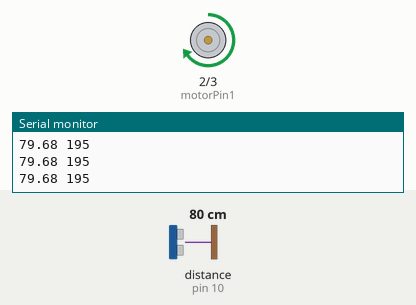
The sketch below on a simulated Arduino Uno, built with avr-gcc and run on an emulated ATmega328P. On the bench: motor-driver pin pairs drawn as motors (green arrow = first pin HIGH = forward, orange = second pin HIGH = backward, longer = more drive, scaled by the enable pin), the last lines printed to the serial monitor. Wiring (inferred from the names in the program): ultrasonic range finder: trigger pin 9; echo pin 10. The test bench sets the inputs (shaded band); at power-on: distance to the obstacle (sensor on pin 10) 80 cm. The echo pulse lasts 58.3 µs per cm.

Above: at 1.2 s.
1.3 s: distance to the obstacle (sensor on pin 10) set to 2 cm
At 2.2 s:
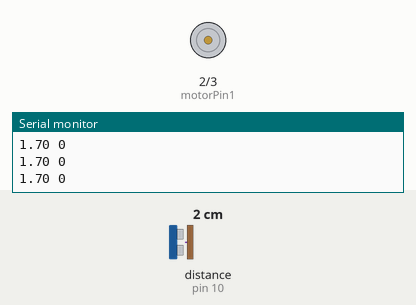
2.8 s: distance to the obstacle (sensor on pin 10) set to 18 cm
At 4.0 s:
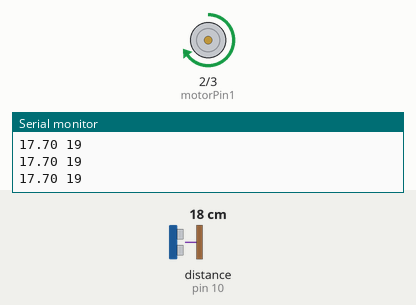
4.3 s: distance to the obstacle (sensor on pin 10) set to 35 cm
At 5.1 s:
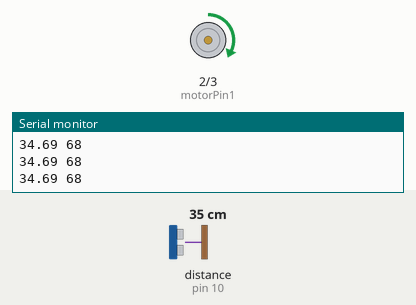
5.8 s: distance to the obstacle (sensor on pin 10) set to 60 cm
At 6.8 s:
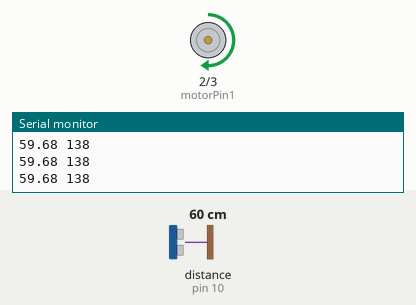
7.3 s: distance to the obstacle (sensor on pin 10) set to 4 cm
At 7.7 s:
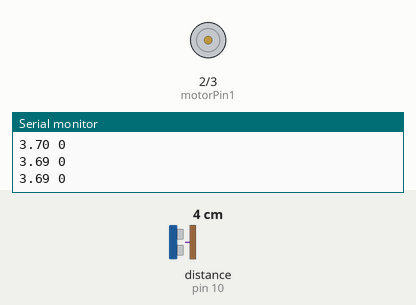
Timing chart, 0 to 9.8 s (numbered marks = the images above; inputs shaded):
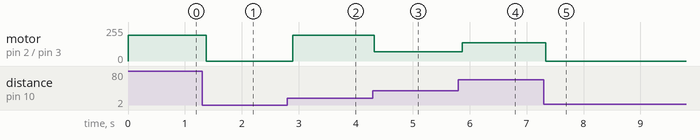

The sketch:

UltrasonicAndActuator.ino
```cpp
// Set ultrasonic pins
const int trigPin = 9;
const int echoPin = 10;
// defines variables
const int motorPin1 = 2;
const int motorPin2 = 3;
const int enablePin = 5;

// distance function
float getDistance() {
  digitalWrite(trigPin, LOW);
  delayMicroseconds(2);
  digitalWrite(trigPin, HIGH);
  delayMicroseconds(10);
  digitalWrite(trigPin, LOW);

  long duration = pulseIn(echoPin, HIGH);
  float distance = (duration * 0.0343) / 2; // Convert to cm
  return distance;
}

//map motor speed
int mapDistanceToSpeed(float distance) {
  int speed = map((int)distance, 10, 100, 0, 255); // Map distance (10-100 cm) to speed (0-255)
  return constrain(speed, 0, 255); // Ensure speed is between 0 and 255
}

//motor pins
void setupMotor() {
  pinMode(motorPin1, OUTPUT);
  pinMode(motorPin2, OUTPUT);
  pinMode(enablePin, OUTPUT);
}


void move(int speed, int direction) {
  analogWrite(enablePin, speed);
  if (direction == 1) {
    digitalWrite(motorPin1, HIGH);
    digitalWrite(motorPin2, LOW);
  } else {
    digitalWrite(motorPin1, LOW);
    digitalWrite(motorPin2, HIGH);
  }
}

// stop function
void stopMotor() {
  digitalWrite(motorPin1, LOW);
  digitalWrite(motorPin2, LOW);
  analogWrite(enablePin, 0);
}

void setup() {
  Serial.begin(9600);
  setupMotor();
  pinMode(trigPin, OUTPUT);
  pinMode(echoPin, INPUT);
}

void loop() {
  float distance = getDistance();
  int speed = mapDistanceToSpeed(distance);
  move(speed, 1); // Move forward

  // Print distance and speed to Serial Monitor
  Serial.print(distance);
  Serial.print(" ");
  Serial.println(speed);

  delay(100); // Update every 0.1 seconds
}
```

Measured:
- after the input at 1.3 s, motor on pin 2 (motorPin1) / pin 3 (motorPin2): forward 195/255 → stopped after 0.08 s
- after the input at 2.8 s, motor on pin 2 (motorPin1) / pin 3 (motorPin2): stopped → forward 195/255 after 0.09 s
- after the input at 4.3 s, motor on pin 2 (motorPin1) / pin 3 (motorPin2): forward 195/255 → forward 68/255 at once
- after the input at 5.8 s, motor on pin 2 (motorPin1) / pin 3 (motorPin2): forward 68/255 → forward 138/255 after 0.07 s
- after the input at 7.3 s, motor on pin 2 (motorPin1) / pin 3 (motorPin2): forward 138/255 → stopped at once
